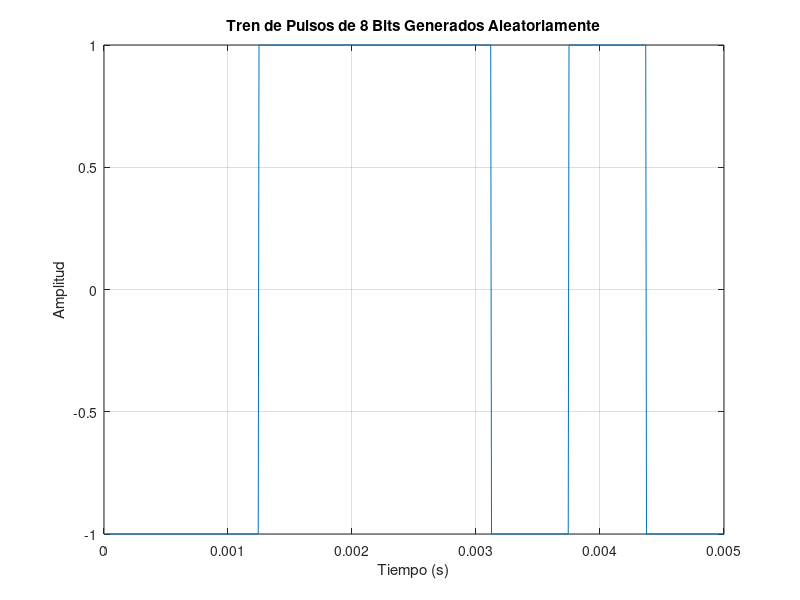
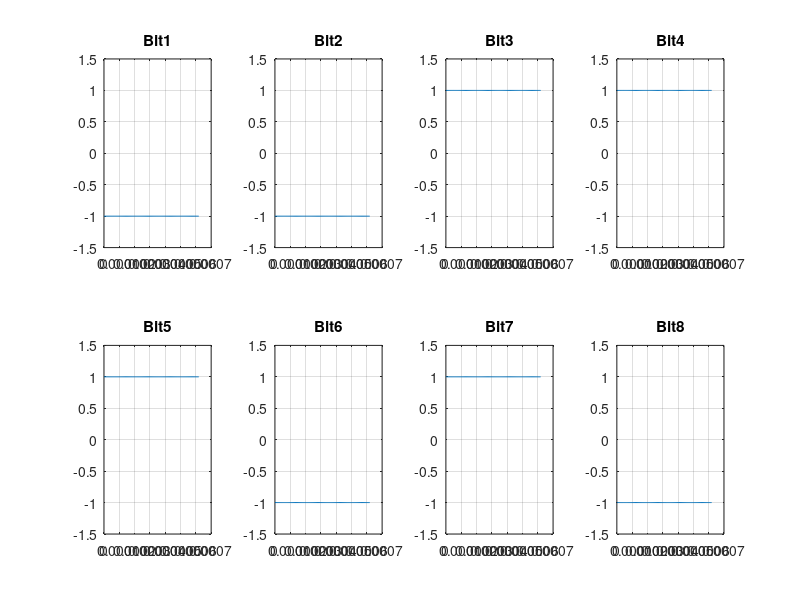

Recreate these plots in MATLAB, in order. (Note: this script raises an error after producing the figures.)
clear all
close all
%%  ********************************* PARTE 1 ******************************
%% ---------------------------------- INCISO 1 ----------------------------
% Genere 8 bits aleatorios, 𝑏𝑘(𝑡), y represéntelos con pulsos rectangulares de duración 
% 𝑇𝑢 y cuyas magnitudes pueden ser +1 y -1.

Tu = 1/1600; % Duración del símbolo 
Nc = 8; % Número de subportadoras
deltaF = [1600 2000 3200]; % Separación entre subportadoras con 1600, 2000 y 3200
deltaT = 1/160000; % Resolución para el vector tiempo t

% Generar 8 bits aleatorios de magnitud +1 y -1
bk = (2 * randi([0,1], 1, 8) - 1).'; 

% Cada bit lo replica por el Número de muestras por símbolo que en este caso es 10
bk_t = kron(bk, ones(1, Tu/deltaT)); % Matriz de 8x10

% Transforma la matriz de 8x10 en un vector de 1x80 concatenando filas
bk_t_Tren = reshape(bk_t.', 1, []); 

%Obtenemos el vector tiempo por simbolo
t = 0:deltaT:Tu-deltaT;

% Ajustar el vector tiempo para abarcar toda la duración del tren de pulsos
t_total = 0:deltaT:(length(bk_t_Tren)-1)*deltaT;

% Graficar el tren de pulsos en la figura(8)
figure(1)
plot(t_total, bk_t_Tren);
title('Tren de Pulsos de 8 Bits Generados Aleatoriamente');
xlabel('Tiempo (s)');
ylabel('Amplitud');
%ylim([-1.5, 1.5]); % Establecer límites del eje y para visualizar mejor
grid on;


% Graficar cada símbolo individualmente en subplots
figure(2)
for i = 1:Nc
    subplot(2, 4, i)
    plot(t,bk_t(i,:));
    title(['Bit', num2str(i)]); % Título de cada subplot
    ylim([-1.5, 1.5]); 
    grid on;
end
sgtitle('Bits Aleatorios con muestreo de 10'); % Título principal de la figura


% Cada símbolo se multiplíca por una portadora de la forma 𝑠𝑘(𝑡) = 𝑒^{𝑗∙2𝜋∙𝑘∙Δf∙t} , 𝑘 ∈ [0,1, . .7].
%inciso 1
sk_t{1} = zeros(8,1);

%inciso 3
sk_t{2} = zeros(8,1);
sk_t{3} = zeros(8,1);

%Bucle Externo ( k = 0:7 )
%Itera sobre cada uno de los 8 símbolos

% Bucle Interno (tiempo=1:length(t)):
% Itera sobre cada una de las muestras de tiempo OSEA la duración del
% simbolo que son 10 muestras
for k=0:7
    for tiempo=1: length(t)
        % Para inciso 1
        % Cada simbolo tiene 10 muestras por lo que sk_t debemos de tener
        % 8 (sk_t) ya que son 8 simbolos y cada simbolo tiene 10 muestras
        sk_t{1}(k+1,tiempo) = exp(j*2*pi*deltaF(1)*t(tiempo)*k);

        %Para inciso 3
        sk_t{2}(k+1,tiempo) = exp(j*2*pi*deltaF(2)*t(tiempo)*k);
        sk_t{3}(k+1,tiempo) = exp(j*2*pi*deltaF(3)*t(tiempo)*k);
    end
end

%Para inciso 1
sk_bk_t{1} = bk_t.* sk_t{1}; % ---> Multiplicamos la señal por la portadoras

%Para inciso 3
sk_bk_t{2} = bk_t.* sk_t{2}; % ---> Multiplicamos la señal
sk_bk_t{3} = bk_t.* sk_t{3}; % ---> Multiplicamos la señal


% Graficar las señales moduladas (inciso 1)
figure(3)
for i = 1:Nc
    subplot(2, 4, i)
    plot(t, real(sk_bk_t{1}(i, :)));
    title(['Símbolo ', num2str(i)]);
    ylim([-1.5, 1.5]); 
    grid on;
end
sgtitle('Símbolos Modulados con deltaF(1) Modulado (Real)');

% Cálculo de la magnitud de las señales moduladas (inciso 1)
mag_sk_bk_t{1} = abs(sk_bk_t{1});

% Magnitud de las señales moduladas inciso 3 ( deltaF(2) y deltaF(3) )
mag_sk_bk_t{2} = abs(sk_bk_t{2});
mag_sk_bk_t{3} = abs(sk_bk_t{3});

figure(4) %Graficamos la señal multiplicada
 for i=1:Nc % las 8 subportadoras
    subplot(2,4,i)
    plot(t, mag_sk_bk_t{1}(i, :));
    title(['Magnitud del Símbolo ', num2str(i)]);
    ylim([-1.5, 1.5]); % Establecer límites del eje y para visualizar mejor
    grid on;
end
sgtitle('Magnitud de los Símbolos Modulados con deltaF(1)');

N = 1000000; % Número de puntos para la FFT

% Creamos un vetor para graficar todas las sub-portadoras
% Espaciamos de manera lineal dos valores que nos dan un intervalo
w = linspace(-1/deltaT/2,1/deltaT/2,N)*2*pi;

% Para los espectros de cada subportadora
%Para inciso 1
sk_bk_f{1} = zeros(8,N);

%Para inciso 3
sk_bk_f{2} = zeros(8,N);
sk_bk_f{3} = zeros(8,N);

figure(5) % Graficamos los espectros de cada subportadora
% Para graficar el espectro calculamos la fft de los 8 simbolos
for i=1:Nc
    %Para inciso 1
    subplot(2,4,i)
    sk_bk_f{1}(i,:) = fftshift(fft(sk_bk_t{1}(i,:),N))*deltaT; % fft
    plot(w/(2*pi),abs(sk_bk_f{1}(i,:))) % raices cada w/2pi
    axis([-4000+1600*(i-1) 4000+1600*(i-1) 0 1.1*max(abs(sk_bk_f{1}(i,:)))])
    hold on;

    % Esto es para marcar el punto medio del espectro con una línea punteada
    mid_freq = 1600*(i-1); % Frecuencia central de las portadoras
    xline(mid_freq, '--r', 'LineWidth', 1.5);

    % Nota de texto para indicar la frecuencia central
    text(mid_freq, 0.9*max(abs(sk_bk_f{1}(i,:))), ['f = ', num2str(mid_freq), ' Hz'], 'Color', 'red', 'HorizontalAlignment', 'right');
    hold off;
    title(['Espectro Sk(f) ', num2str(i)]);
    grid on;

    %Para inciso 3
    sk_bk_f{2}(i,:) = fftshift(fft(sk_bk_t{2}(i,:),N))*deltaT;
    sk_bk_f{3}(i,:) = fftshift(fft(sk_bk_t{3}(i,:),N))*deltaT;
end


figure(6) %Graficamos todos los espectros traslapados
for i=1:Nc % Nc numero de sub-portadoras
    plot(w/(2*pi),(abs(sk_bk_f{1}(i,:))))
    hold on
    grid on;
end
hold off;
title('Espectros de las señales bk(t)*sk(t)')
xlabel('Hz');
ylabel('|Bk(f)*Sk(f)|');
axis([-5000 15000 0 1.1*max(abs(sk_bk_f{1}(1,:)))]);

%% ---------------------------------- INCISO 2 ----------------------------
%Obtenga la señal multiplexada 𝑠(𝑡) = ∑ 𝑏𝑘(𝑡) ∙ 𝑠𝑘(𝑡) 𝑘=0 y grafique su magnitud. 
%Además, obtenga el espectro de esta señal, al que se le denominará S(f), y grafique la magnitud de éste

% Obtenemos s(t) de cada simbolo que tiene duración tu y tiene 10 muestras
% Para inciso 2
s_t{1} = zeros(1,length(t));

% Para inciso 3
s_t{2} = zeros(1,length(t));
s_t{3} = zeros(1,length(t));

% Para cada simbolo que tiene una duracion de Tu llamada t y tenemos 8 simb
for tiempo = 1: length(t)
    for k = 0:7 % Para las 8 sub-portadoras
        %Para inciso 2
        s_t{1}(1,tiempo) = s_t{1}(1,tiempo) + sk_bk_t{1}(k+1,tiempo);

        %Para inciso 3
        s_t{2}(1,tiempo) = s_t{2}(1,tiempo) + sk_bk_t{2}(k+1,tiempo);
        s_t{3}(1,tiempo) = s_t{3}(1,tiempo) + sk_bk_t{3}(k+1,tiempo);
    end
end

figure(7) 
subplot(2,1,1) % Graficamos la señal multiplexada en función del tiempo
plot(t, abs(s_t{1}))
ylim([0 1.1*max(abs(s_t{1}))])
title('Señal Multiplexada en tiempo s(t)')
xlabel('s');
ylabel('|s(t)|');
grid on

%-------------  Obtenemos S(f) -----------------------
%Para inciso 2
S_f{1} = fftshift(fft(s_t{1},N))*deltaT;

%Para inciso 3
S_f{2} = fftshift(fft(s_t{2},N))*deltaT;
S_f{3} = fftshift(fft(s_t{3},N))*deltaT;


subplot(2,1,2)%Graficamos la señal multiplexada en función de la frecuencia
plot(w/(2*pi),abs(S_f{1}))
axis([-15000 25000 0 1.1*max(abs(S_f{1}))]);
title('Señal Multiplexada en frecuencia S(f)')
xlabel('Hz');
ylabel('|S(f)|');
grid on

%% ---------------------------------- INCISO 3.1 con f=2000 ----------------------------
%Repita las actividades 1 y 2 para Δf=2,000 y 3,200 Hz.


figure(8) % Graficamos las señales multiplexadas para f=1600, f=2000, f=3200 

subplot(3,1,1) % Graficamos la señal multiplexada f= 200
plot(w/(2*pi),abs(S_f{1})) % graficamos nuestra señal multiplexada en frecuencia
axis([-15000 25000 0 1.1*max(abs(S_f{1}))]);
title('Señal Multiplexada en frecuencia S(f) f=1600')
xlabel('Hz');
ylabel('|S(f)|');
grid on

subplot(3,1,2)%Graficamos la señal multiplexada f=2000
plot(w/(2*pi),abs(S_f{2}))
axis([-15000 25000 0 1.1*max(abs(S_f{2}))]);
title('Señal Multiplexada en frecuencia S(f) f=2000')
xlabel('Hz');
ylabel('|S(f)|');
grid on

subplot(3,1,3)%Graficamos la señal multiplexada f=3200
plot(w/(2*pi),abs(S_f{3}))
axis([-15000 30000 0 1.1*max(abs(S_f{3}))]);
title('Señal Multiplexada en frecuencia S(f) f=3200')
xlabel('Hz');
ylabel('|S(f)|');
grid on

%%  ********************************* PARTE 2 ******************************
%Utilice la IFFT para crear las muestras de s(t) a partir de los bits utilizados en la 
%Actividad 1, es decir, genere la señal sn. Para esta actividad use inicialmente N=16.
%Determine la magnitud de sn.

modulo = [6 8 16 32];

%Obtenemos todas las frecuencias
figure(9)
for i=1:length(modulo)
    fsn{i} = modulo(i)*1/Tu;
    Tsn{i} = 1/fsn{i};
    tn{i} = 0:Tsn{i}:Tu-Tsn{i};

    s_tn{i} = modulo(i)*ifft(bk, modulo(i));

    subplot(length(modulo),1,i)
    plot(t, abs(s_t{1}))
    hold on
    stem(tn{i},abs(s_tn{i}))
    title(['N =', num2str(modulo(i))])
    hold off
end
% fsn{1} = modulo() 
% fs1=modulo(4)*1/Tu;
% Ts1=1/fs1; 
% t1=0:Ts1:Tu-Ts1;
% figure(7)
% s_tIFFT = modulo(4)*ifft(bk,modulo(4));
% stem(t1,abs(s_tIFFT))
% hold on
% plot(t, abs(s_t{1}))
% hold off
